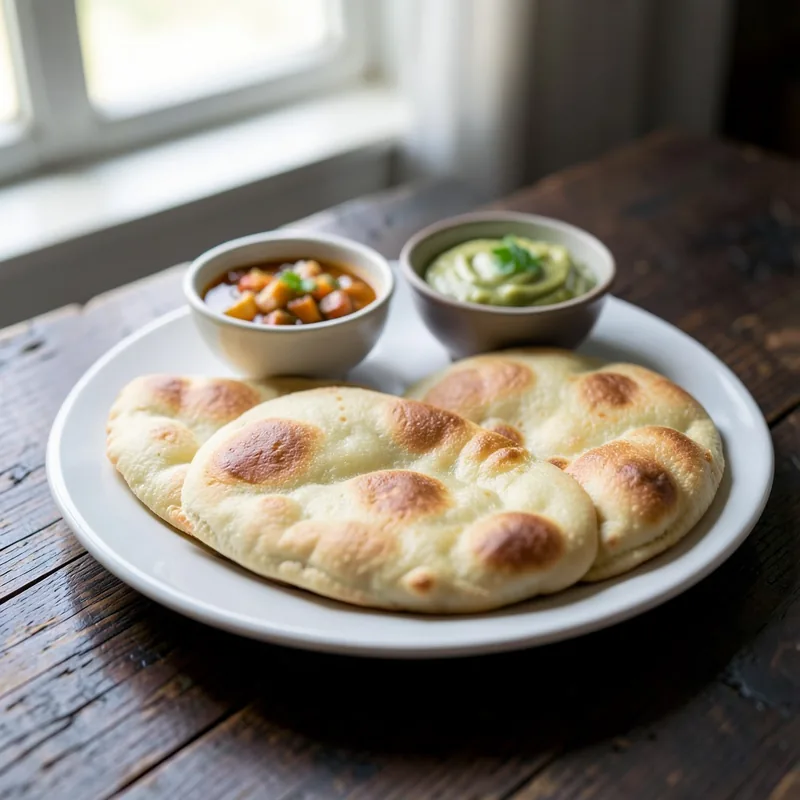
#> input picture menu/fixtures/media/pokhara-metro-eco/breakfast-indian-breakfast-2-puris-pickles-tarkari.webp, 800 x 800 px
$ python -i imaging.py   (imports and definitions only)
#> lines starting #> are read from the running program, lines starting #| are printed output that depends on the picture
"""Content-aware focal-point detection (Pillow-only, no extra deps).

We never re-crop or re-encode the original image. Instead we compute a focal
point — the (x, y) percentage that should stay visible — and store it on the
MenuItem. The templates feed it to CSS `background-position`, so a tall glass of
juice or a wide plate keeps its main subject in frame instead of always cropping
to dead center.

The heuristic: food is usually the most colourful, high-detail region of the
photo, sitting on a neutral plate/table. So we weight edge energy (detail) by
colour saturation and take the weighted centroid. It is intentionally simple and
fast (operates on a ~256px downscale); when anything goes wrong it falls back to
the center, which is exactly today's behaviour.
"""

from PIL import Image, ImageFilter

# Clamp the result so the subject never hugs the very edge of the frame, which
# would crop awkwardly at narrow aspect ratios.
_MIN, _MAX = 15, 85
_CENTER = (50, 50)


def compute_focal_point(path, sample=256):
    """Return (focal_x, focal_y) as ints 0–100. Falls back to (50, 50)."""
#> called with sample = 256
    try:
        with Image.open(path) as im:
#> im is the input picture: PIL image 800x800 RGB; mean R, G, B 128.6, 122.2, 113.5
            im = im.convert('RGB')
            im.thumbnail((sample, sample))
#> im: PIL image 256x256 RGB
            w, h = im.size
#> w = 256; h = 256
            if w < 2 or h < 2:
                return _CENTER

            # Detail map: edges on the greyscale image.
            edges = im.convert('L').filter(ImageFilter.FIND_EDGES)
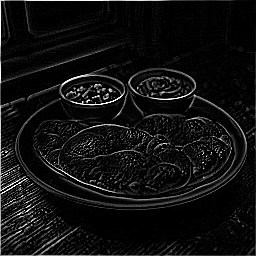
#> edges: PIL image 256x256 L; min 0, max 255, mean 16.3
            edge_px = edges.load()

            # Saturation map: how colourful each pixel is (HSV S channel).
            sat = im.convert('HSV').split()[1]
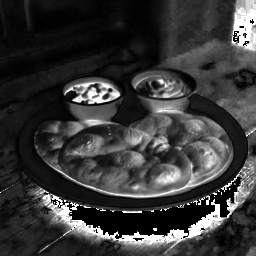
#> sat: PIL image 256x256 L; min 0, max 255, mean 56.6
            sat_px = sat.load()

            sum_w = sum_x = sum_y = 0.0
            for y in range(h):
                for x in range(w):
                    # weight = detail * (colourfulness boosted so neutral
                    # plates/tables contribute little). +20 keeps a small floor
                    # so a pure-edge mono subject still registers.
                    weight = edge_px[x, y] * (sat_px[x, y] + 20)
                    if weight:
                        sum_w += weight
                        sum_x += weight * x
                        sum_y += weight * y
#> after the loop, sum_w = 68040258; sum_x = 8.16e+09; sum_y = 1e+10

            if sum_w <= 0:
                return _CENTER

            fx = round(sum_x / sum_w / (w - 1) * 100)
#> fx = 47
            fy = round(sum_y / sum_w / (h - 1) * 100)
#> fy = 58
            fx = max(_MIN, min(_MAX, fx))
            fy = max(_MIN, min(_MAX, fy))
            return fx, fy
    except Exception:
        return _CENTER

>>> result = compute_focal_point('fixtures/media/pokhara-metro-eco/breakfast-indian-breakfast-2-puris-pickles-tarkari.webp')
#> result = (47, 58)

$ run again, on menu/fixtures/media/pokhara-metro-eco/breakfast-indian-breakfast-1-aloo-paratha-with-curd.webp
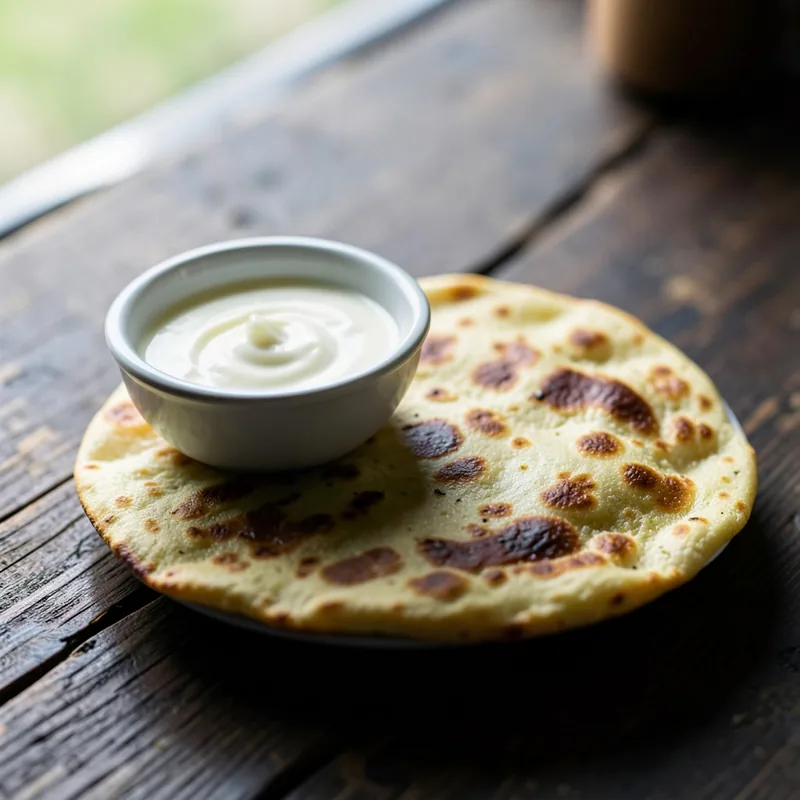
#> input picture menu/fixtures/media/pokhara-metro-eco/breakfast-indian-breakfast-1-aloo-paratha-with-curd.webp, 800 x 800 px
#> in compute_focal_point, im is the input picture: PIL image 800x800 RGB; mean R, G, B 120.7, 116.1, 105.8
#> im: PIL image 256x256 RGB
#> in compute_focal_point, `edges = im.convert('L').filter(ImageFilter.FIND_EDGES)`:
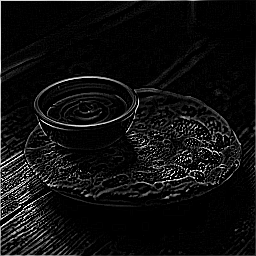
#> edges: PIL image 256x256 L; min 0, max 255, mean 15.7
#> in compute_focal_point, `sat = im.convert('HSV').split()[1]`:
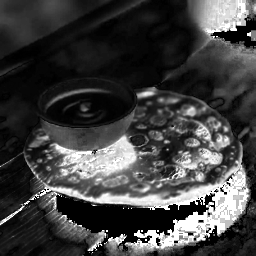
#> sat: PIL image 256x256 L; min 0, max 255, mean 64.5
#> after the loop in compute_focal_point, `for y in range(h):`: sum_w = 68725200; sum_x = 8.47e+09; sum_y = 1.04e+10
#> fx = 48
#> fy = 59
#> result = (48, 59)

$ run again, on menu/fixtures/media/pokhara-metro-eco/breakfast-nepali-breakfast-set.webp
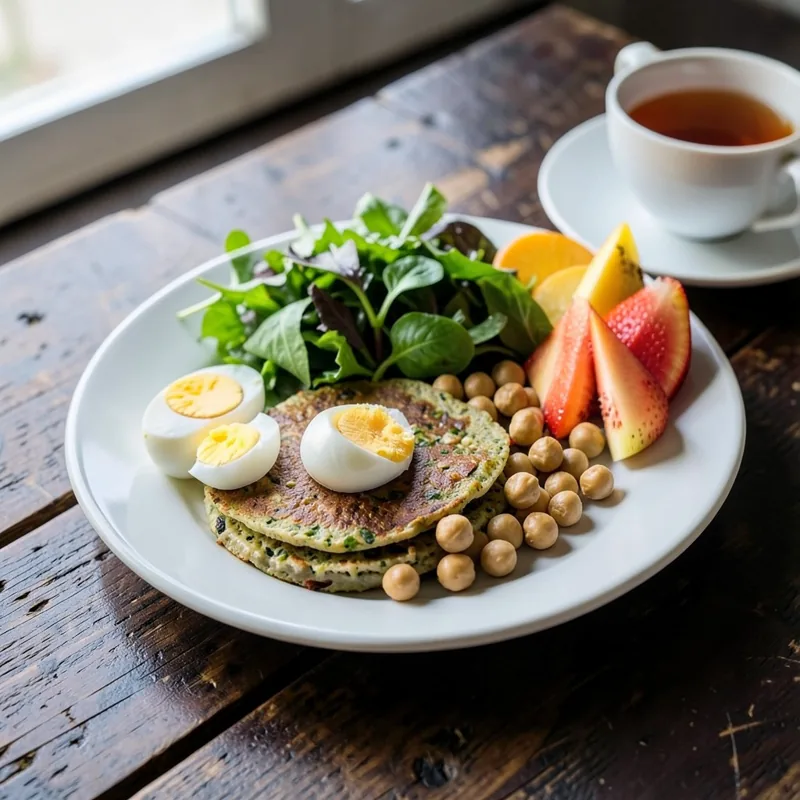
#> input picture menu/fixtures/media/pokhara-metro-eco/breakfast-nepali-breakfast-set.webp, 800 x 800 px
#> in compute_focal_point, im is the input picture: PIL image 800x800 RGB; mean R, G, B 124.8, 118.8, 107.5
#> im: PIL image 256x256 RGB
#> in compute_focal_point, `edges = im.convert('L').filter(ImageFilter.FIND_EDGES)`:
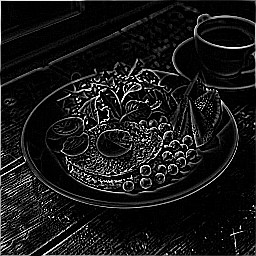
#> edges: PIL image 256x256 L; min 0, max 255, mean 24
#> in compute_focal_point, `sat = im.convert('HSV').split()[1]`:
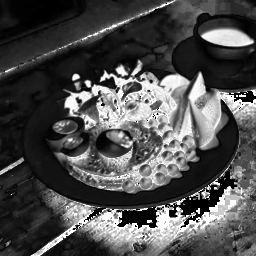
#> sat: PIL image 256x256 L; min 0, max 255, mean 77.5
#> after the loop in compute_focal_point, `for y in range(h):`: sum_w = 129827863; sum_x = 1.69e+10; sum_y = 1.85e+10
#> fx = 51
#> fy = 56
#> result = (51, 56)

$ run again, on menu/fixtures/media/pokhara-metro-eco/breakfast-set-breakfast.webp
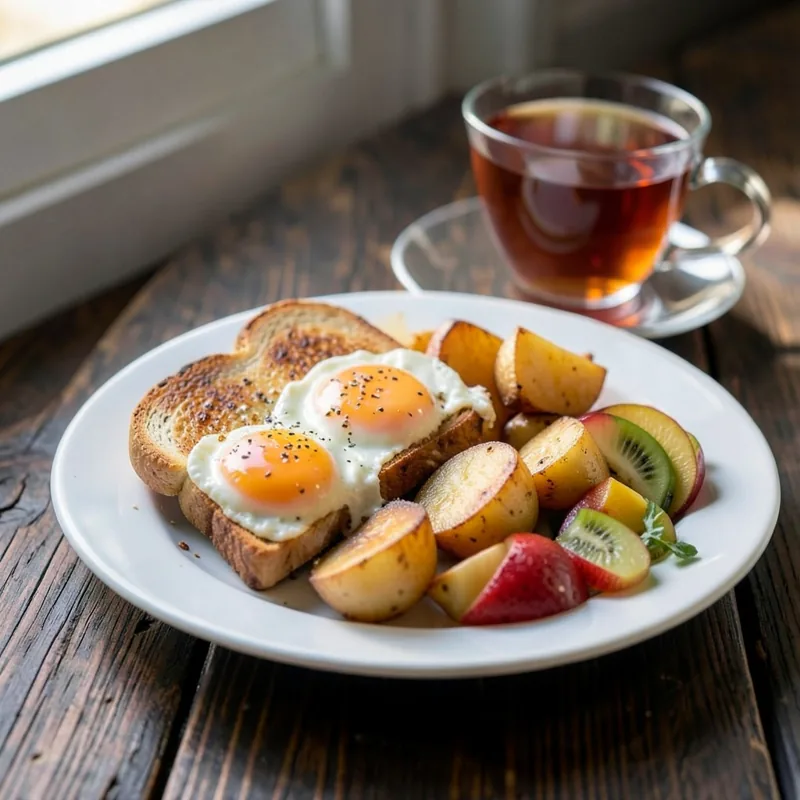
#> input picture menu/fixtures/media/pokhara-metro-eco/breakfast-set-breakfast.webp, 800 x 800 px
#> in compute_focal_point, im is the input picture: PIL image 800x800 RGB; mean R, G, B 120.1, 105.3, 91.9
#> im: PIL image 256x256 RGB
#> in compute_focal_point, `edges = im.convert('L').filter(ImageFilter.FIND_EDGES)`:
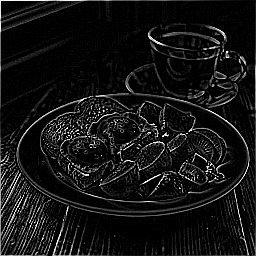
#> edges: PIL image 256x256 L; min 0, max 255, mean 20
#> in compute_focal_point, `sat = im.convert('HSV').split()[1]`:
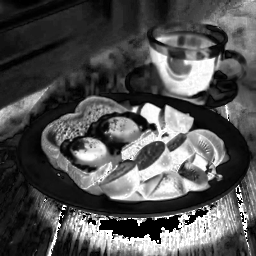
#> sat: PIL image 256x256 L; min 0, max 255, mean 81.5
#> after the loop in compute_focal_point, `for y in range(h):`: sum_w = 104425435; sum_x = 1.41e+10; sum_y = 1.56e+10
#> fx = 53
#> fy = 59
#> result = (53, 59)
